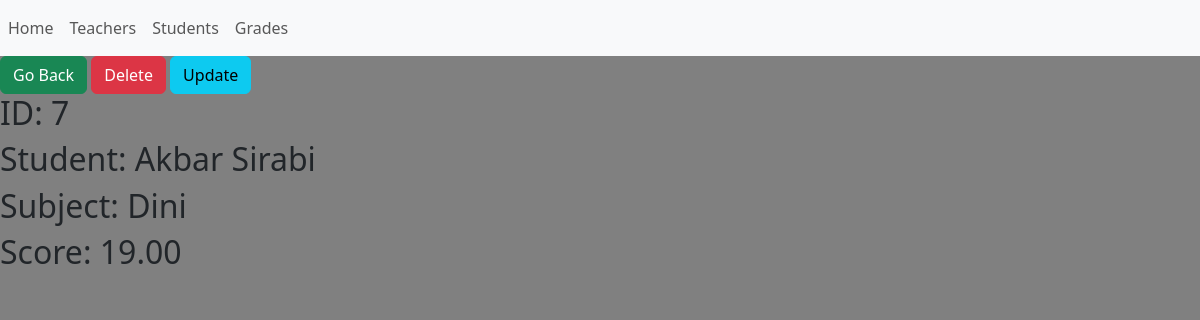
The app's page /grade/7 with its own data.
### school/models.py (models this page shows, shortened)
class Grade(models.Model):
    student = models.ForeignKey(Student, on_delete=models.CASCADE)
    score = models.DecimalField(max_digits=4, decimal_places=2, validators=[
                                MinValueValidator(0), MaxValueValidator(20)])

class Student(models.Model):
    name = models.CharField(max_length=20)
    family = models.CharField(max_length=20)
    age = models.IntegerField()
    teacher = models.ForeignKey(Teacher, on_delete=models.CASCADE)

class Teacher(models.Model):
    name = models.CharField(max_length=20)
    subject = models.CharField(max_length=20)

### school/views.py (the view)
# urls.py: path('grade/<int:id>', views.grade, name='grade'),
def grade(request, id):
    g = Grade.objects.get(id=id)
    return render(request, 'school/grade.html', {'g': g})

### school/templates/school/grade.html (shortened to what this page needs)
{% extends 'base.html' %}
{% block content %}
  <a href="{% url 'grades_list' %}" class="btn btn-success">Go Back</a>
  <a onclick=confirmDelete() class="btn btn-danger">Delete</a>
  <a href="" class="btn btn-info">Update</a>
  <h2>ID: {{ g.id }}</h2>
  <h2>Student: {{ g.student.name }} {{ g.student.family }}</h2>
  <h2>Subject: {{ g.student.teacher.subject }}</h2>
  <h2>Score: {{ g.score }}</h2>
{% endblock %}
{% block bgcolor %}
  gray
{% endblock %}

### records on screen
Grade: id "7", student.name "Akbar", student.family "Sirabi", student.teacher.subject "Dini", score "19.00"
